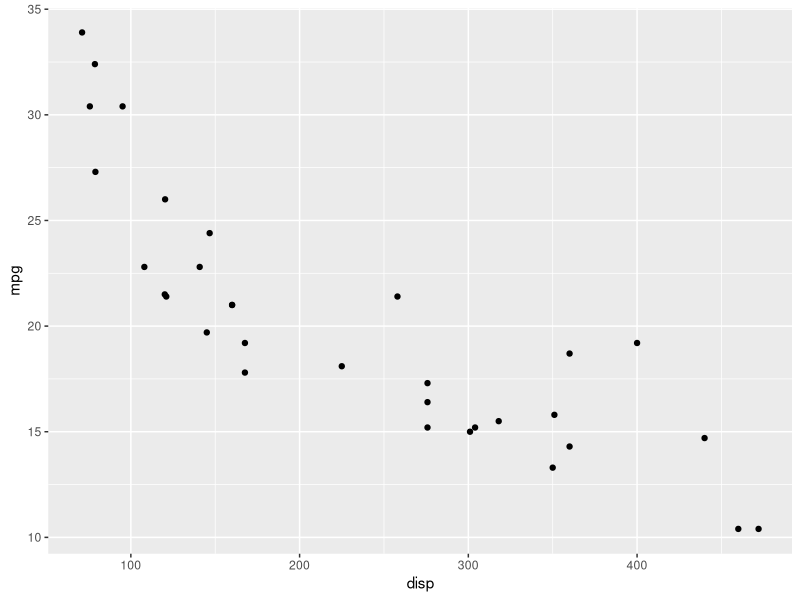
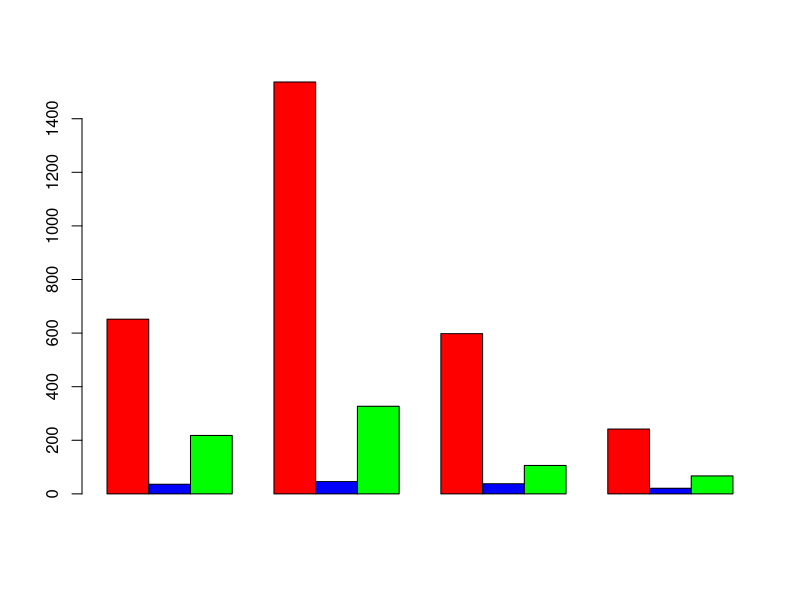
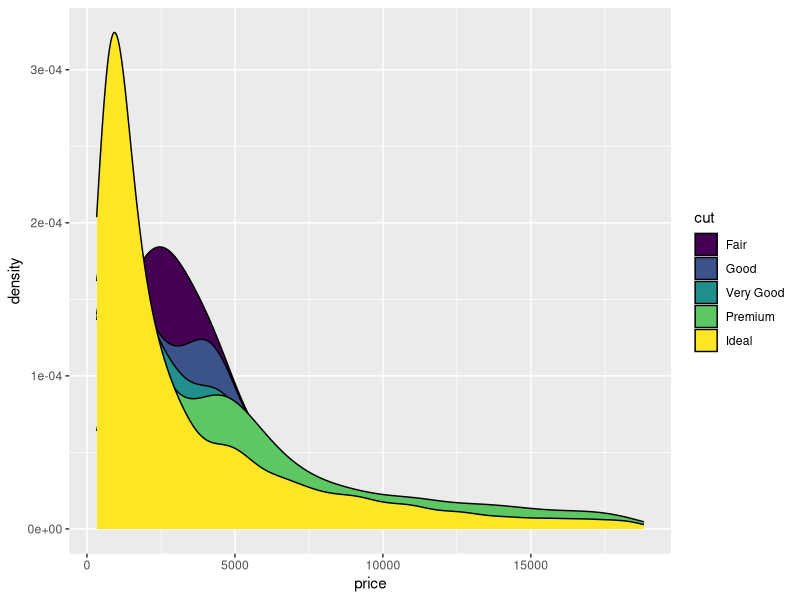
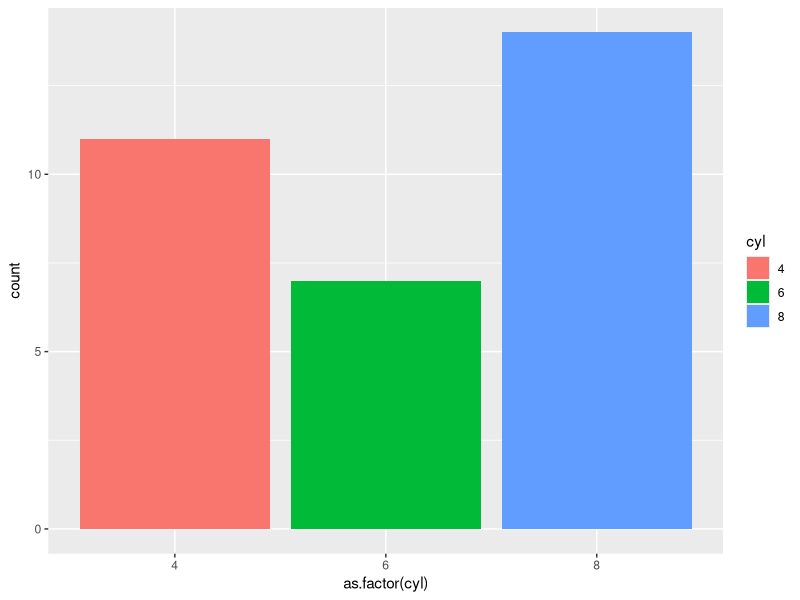

These charts were generated, in order, by the following R code:
# Lista de Exercícios - Capítulo 4 

# Obs: Caso tenha problemas com a acentuação, consulte este link:
# https://support.rstudio.com/hc/en-us/articles/200532197-Character-Encoding

# Configurando o diretório de trabalho
# Coloque entre aspas o diretório de trabalho que você está usando no seu computador
# Não use diretórios com espaço no nome
setwd("C:/FCD/BigDataRAzure/Cap04")
getwd()

# Exercicio 1 - Crie uma função que receba os dois vetores abaixo como parâmetro, 
# converta-os em um dataframe e imprima no console
vec1 <- (10:13)
vec2 <- c("a", "b", "c", "d")

creat_df <- function(vec1,vec2){
  df <- data.frame(vec1,vec2)
  print(df)
}
creat_df(vec1,vec2)

# Exercicio 2 - Crie uma matriz com 4 linhas e 4 colunas preenchida com 
# números inteiros e calcule a média de cada linha

mat <- matrix(seq(2,32, by=2),nrow=4,ncol=4)
mat
apply(mat,1,mean)


# Exercicio 3 - Considere o dataframe abaixo. 
# Calcule a média por disciplina e depois calcule a média de apenas uma disciplina
escola <- data.frame(Aluno = c('Alan', 'Alice', 'Alana', 'Aline', 'Alex', 'Ajay'),
                     Matematica = c(90, 80, 85, 87, 56, 79),
                     Geografia = c(100, 78, 86, 90, 98, 67),
                     Quimica = c(76, 56, 89, 90, 100, 87))
View(escola)
matriz_escola <- data.matrix(escola[,-1])
View(matriz_escola)
rownames(matriz_escola) <- escola[,1]
apply(matriz_escola,2,mean)
matematica_media <- mean(matriz_escola[,"Matematica"])
matematica_media


# Exercicio 4 - Cria uma lista com 3 elementos, todos numéricos 
# e calcule a soma de todos os elementos da lista
lista <- list(2,4,6)
sum_lista = 0
for(i in seq_along(lista)){
  sum_lista <- sum_lista + lista[[i]]
}
print(sum_lista)


# Exercicio 5 - Transforme a lista anterior um vetor
lista <- as.vector(lista)
lista

# Exercicio 6 - Considere a string abaixo. Substitua a palavra "textos" por "frases"
str <- c("Expressoes", "regulares", "em linguagem R", 
         "permitem a busca de padroes", "e exploracao de textos",
         "podemos buscar padroes em digitos",
         "como por exemplo",
         "10992451280")

str <- gsub("textos","frases",str)
print(str)


# Exercicio 7 - Usando o dataset mtcars, crie um grafico com ggplot do tipo 
# scatter plot. Use as colunas disp e mpg nos eixos x e y respectivamente

data(mtcars)
View(mtcars)
library(ggplot2)

ggplot(mtcars, aes(x=disp, y=mpg), main = "mtcars", col.main = red, cex.main = 2) + geom_point()

# Exercicio 8 - Considere a matriz abaixo.
# Crie um bar plot que represente os dados em barras individuais.
mat1 <- matrix(c(652,1537,598,242,36,46,38,21,218,327,106,67), nrow = 3, byrow = T)
mat1
colors <- c("red","blue","green")
barplot(mat1, beside = T, col=colors)


# Exercício 9 - Qual o erro do código abaixo?
data(diamonds)
View(diamonds)
ggplot(data = diamonds, aes(x = price, fill=cut)) + 
  geom_density(adjust = 1.5)


# Exercício 10 - Qual o erro do código abaixo?
ggplot(mtcars, aes(x = as.factor(cyl), fill = as.factor(cyl))) + 
  geom_bar() +
  labs(fill = "cyl")


